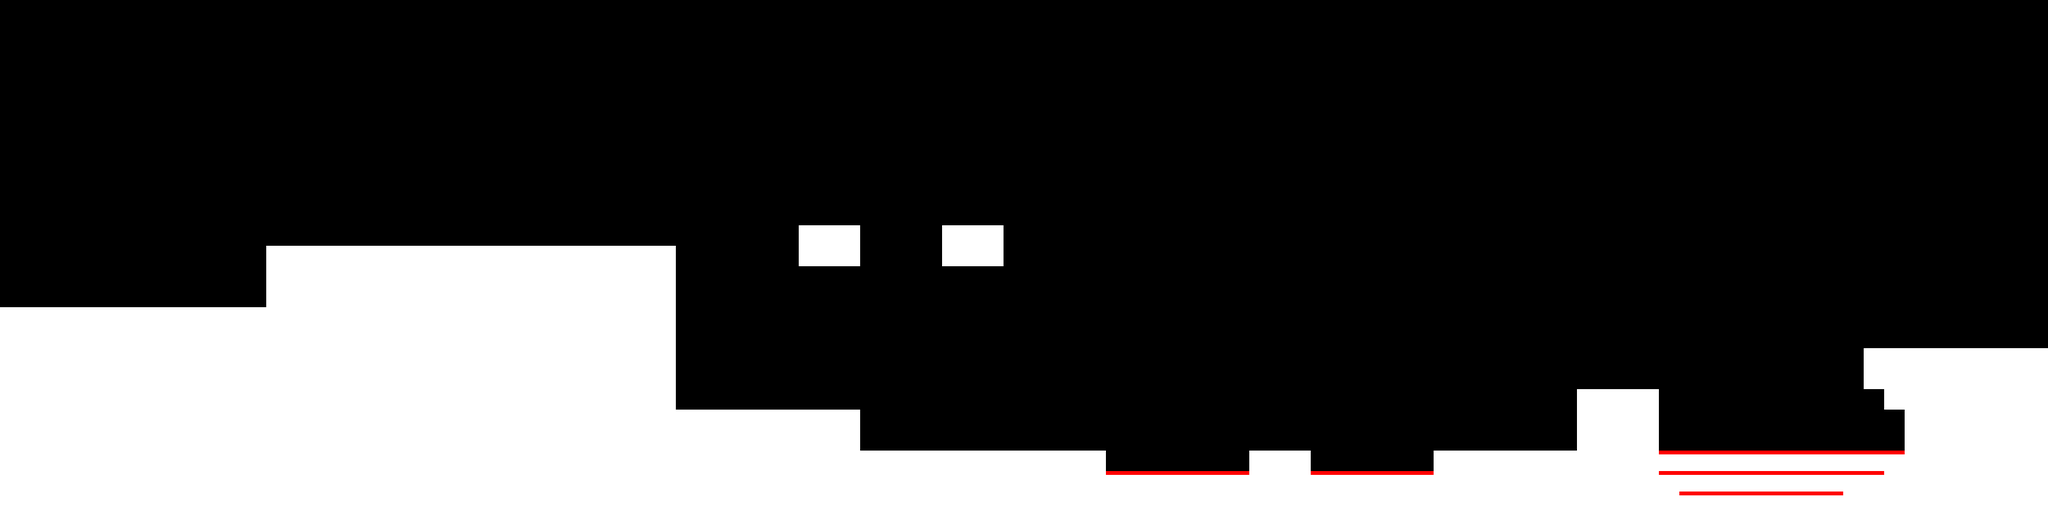

Tiled map render using the project's own tile images. Description and the map definition, with tile-layer contents summarised, below:
An orthogonal 100x25 tile map with 32x32 px tiles, 1 tile layer (Tile Layer 1), 2 tilesets and 31 objects (28x coin, 2x danger sign, exit sign).

<map version="1.0" orientation="orthogonal" renderorder="right-down" width="100" height="25" tilewidth="32" tileheight="32" nextobjectid="40">
 <tileset firstgid="1" name="test-tileset" tilewidth="32" tileheight="32" tilecount="8" columns="2">
  <image source="../public/assets/img/test-tileset.png" width="64" height="128" />
 </tileset>
 <tileset firstgid="9" name="Objects" tilewidth="64" tileheight="64" tilecount="4" columns="0">
  <tile id="0">
   <image width="32" height="32" source="../public/assets/img/cannon.png" />
  </tile>
  <tile id="1">
   <image width="16" height="16" source="../public/assets/img/collectible.png" />
  </tile>
  <tile id="2">
   <image width="64" height="64" source="../public/assets/img/danger sign.png" />
  </tile>
  <tile id="3">
   <image width="64" height="64" source="../public/assets/img/exit sign.png" />
  </tile>
 </tileset>
 <layer name="Tile Layer 1" width="100" height="25">
  <data>[2500 cells, 2499 non-empty, 5 distinct tile ids]</data>
 </layer>
 <objectgroup name="Object Layer 1">
  <object id="2" name="coin" gid="10" x="200.333" y="456.167" width="16" height="16" />
  <object id="3" name="coin" gid="10" x="222" y="456.333" width="16" height="16" />
  <object id="4" name="coin" gid="10" x="265" y="456" width="16" height="16" />
  <object id="5" name="coin" gid="10" x="243.5" y="456.333" width="16" height="16" />
  <object id="6" name="coin" gid="10" x="490.333" y="360" width="16" height="16" />
  <object id="7" name="coin" gid="10" x="512" y="360.166" width="16" height="16" />
  <object id="8" name="coin" gid="10" x="555" y="359.833" width="16" height="16" />
  <object id="9" name="coin" gid="10" x="533.5" y="360.166" width="16" height="16" />
  <object id="10" name="coin" gid="10" x="745.667" y="279.833" width="16" height="16" />
  <object id="11" name="coin" gid="10" x="724.167" y="280.166" width="16" height="16" />
  <object id="12" name="coin" gid="10" x="681" y="280" width="16" height="16" />
  <object id="13" name="coin" gid="10" x="702.667" y="280.166" width="16" height="16" />
  <object id="14" name="coin" gid="10" x="937.667" y="359.833" width="16" height="16" />
  <object id="15" name="coin" gid="10" x="916.167" y="360.166" width="16" height="16" />
  <object id="16" name="coin" gid="10" x="873" y="360" width="16" height="16" />
  <object id="17" name="coin" gid="10" x="894.667" y="360.166" width="16" height="16" />
  <object id="18" name="danger sign" gid="11" x="2269.33" y="705.333" width="64" height="64" />
  <object id="19" name="danger sign" gid="11" x="1649.33" y="705.333" width="64" height="64" />
  <object id="20" name="exit sign" gid="12" x="3057.33" y="546.667" width="64" height="64" />
  <object id="28" name="coin" gid="10" x="1484.49" y="334.25" width="16" height="16" />
  <object id="29" name="coin" gid="10" x="1484.83" y="307.417" width="16" height="16" />
  <object id="30" name="coin" gid="10" x="1539.5" y="307.75" width="16" height="16" />
  <object id="31" name="coin" gid="10" x="1539.16" y="334.584" width="16" height="16" />
  <object id="32" name="coin" gid="10" x="1511.5" y="307.417" width="16" height="16" />
  <object id="33" name="coin" gid="10" x="1511.16" y="334.25" width="16" height="16" />
  <object id="34" name="coin" gid="10" x="1863.34" y="662.833" width="16" height="16" />
  <object id="35" name="coin" gid="10" x="1808.66" y="662.5" width="16" height="16" />
  <object id="36" name="coin" gid="10" x="1835.34" y="662.5" width="16" height="16" />
  <object id="37" name="coin" gid="10" x="2162" y="661.5" width="16" height="16" />
  <object id="38" name="coin" gid="10" x="2107.33" y="661.167" width="16" height="16" />
  <object id="39" name="coin" gid="10" x="2134" y="661.167" width="16" height="16" />
 </objectgroup>
</map>